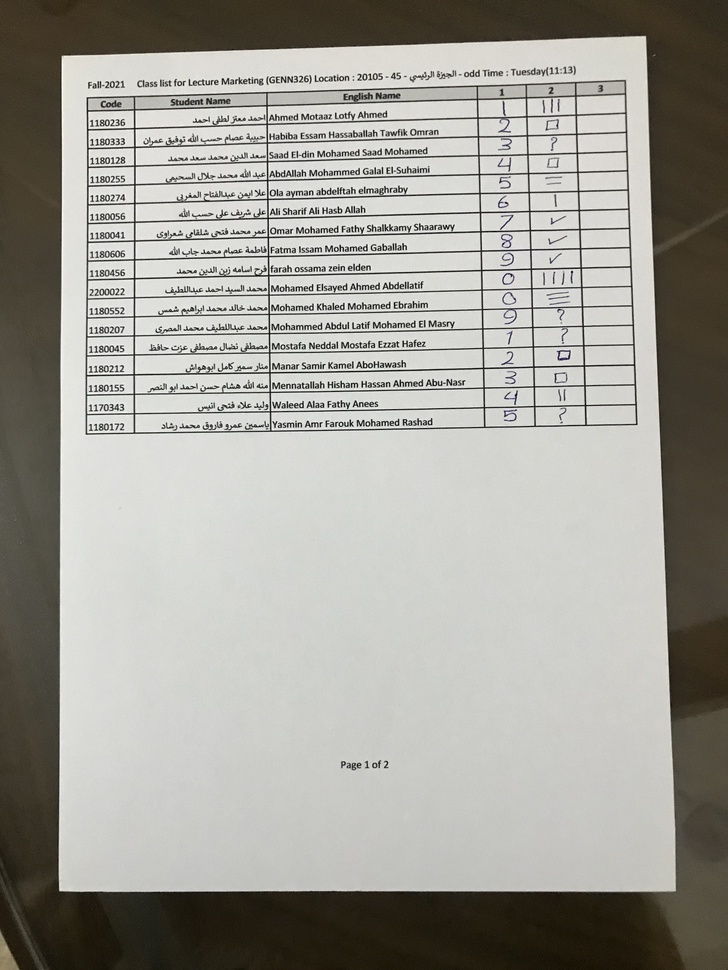
#> input picture grade sheet/1.jpg, 728 x 970 px, shrunk from 3024 x 4030 before the run
$ python -i Fix_Image_Orientation.py   (imports and definitions only)
#> lines starting #> are read from the running program, lines starting #| are printed output that depends on the picture; after the words box and inside, x2 and y2 are one past the last pixel; in counts of white or black regions, pixels touching at a corner belong together
#> further down, picture is the input picture: shape (970, 728, 3); mean B, G, R 152.7, 159.6, 161.2
import cv2
import numpy as np
from commonfunctions import *

def biggest_contour(contours):
    biggest = np.array([])
    biggest2 = np.array([])
    max_area = 0
    max_area2 = 0
    for i in contours:
        area = cv2.contourArea(i)
        peri = cv2.arcLength(i, True)
        approx = cv2.approxPolyDP(i, 0.1 * peri, True)
        if area > max_area and len(approx) == 4:
            biggest = approx
            max_area = area
    return biggest

def Image_Orientation(img_original):
    img =img_original.copy()
    gray = cv2.cvtColor(img, cv2.COLOR_BGR2GRAY)
    gray = cv2.bilateralFilter(gray, 20, 30, 30)

    edged = cv2.Canny(gray, 20, 120)
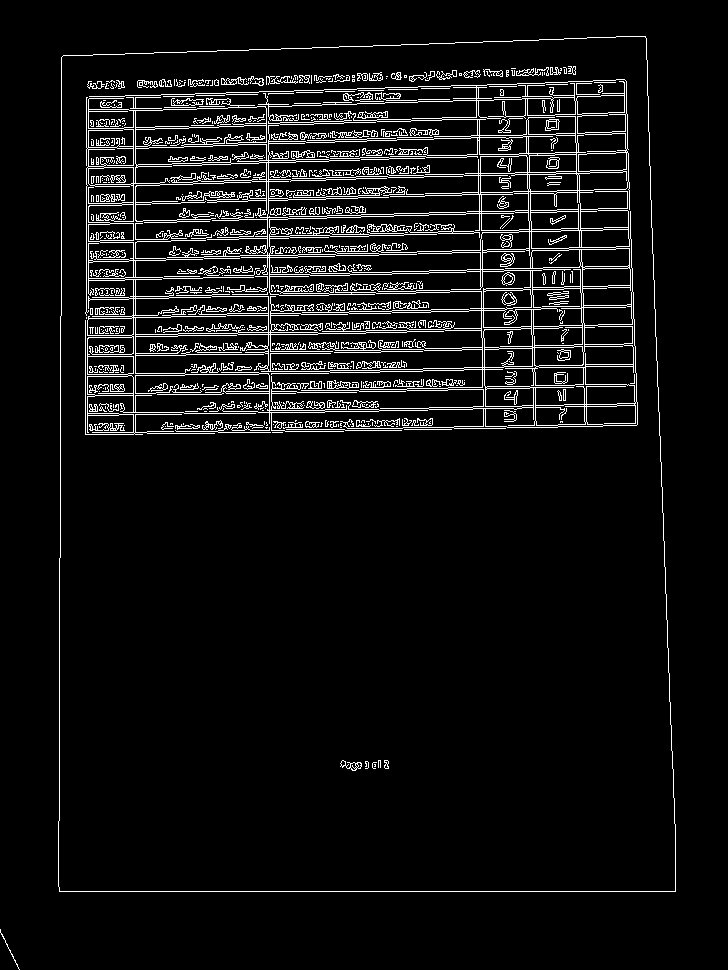
#> edged: shape (970, 728); 6.4% white in thin lines or dots, all inside (x1, y1, x2, y2) = (0, 36, 676, 970)
    edged = cv2.dilate(edged.copy(), None, 2)
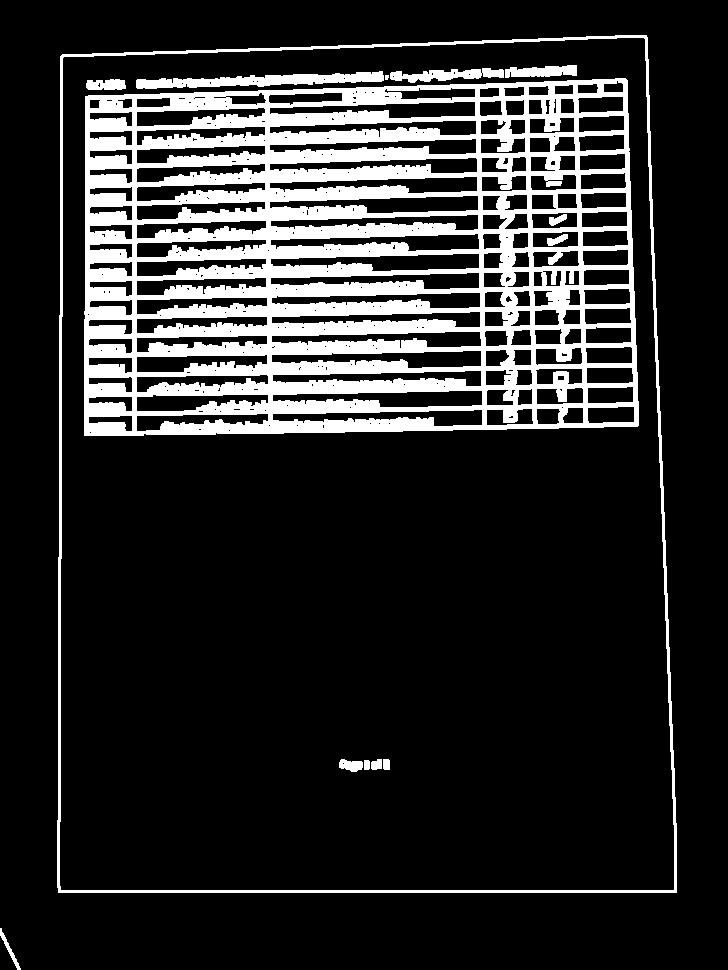
#> edged: shape (970, 728); 16.7% white; 14 white regions (1 under 20 px)

    contours, hierarchy = cv2.findContours(edged, cv2.RETR_TREE, cv2.CHAIN_APPROX_SIMPLE)
#> contours = 378 contours, 216 with area under 20; largest, box (x1, y1, x2, y2) and area: (57, 35, 677, 893) 510868, (59, 37, 675, 891) 504978, (84, 78, 639, 436) 188229, (270, 253, 480, 272) 2428, (272, 390, 483, 408) 2378

    contours = sorted(contours, key=cv2.contourArea, reverse=True)

    biggest = biggest_contour(contours[2:10])
#> the loop in biggest_contour, `for i in contours:` made 8 passes
#> (area, peri, biggest, max_area) on pass 1: (188229, 1801.9, [[627, 80], [85, 96], [84, 435], [637, 426]], 188229)
#> (area, peri, approx) on passes 2 to 7: (2428, 462.9, [[479, 254], [270, 263]]), (2378, 467.7, [[482, 391], [272, 400]]), (2345.5, 461.5, [[478, 196], [269, 207]]), (2294, 472.6, [[481, 351], [271, 361]]), (2110, 451.6, [[475, 102], [269, 113]]), (2098, 465.4, [[479, 239], [270, 244]])
#> after the loop in biggest_contour, `for i in contours:`: max_area = 188229
#> biggest = [[627, 80], [85, 96], [84, 435], [637, 426]]
    if(biggest.size!=8):
        biggest = biggest_contour(contours[0:1])

    points = biggest.reshape(4, 2)
#> points = [[627, 80], [85, 96], [84, 435], [637, 426]]


    #Biggest Contour Points
    points_sum = points.sum(axis=1)
#> points_sum = [707, 181, 519, 1063]

    top_left = points[np.argmin(points_sum)]
#> top_left = [85, 96]
    bottom_right = points[np.argmax(points_sum)]
#> bottom_right = [637, 426]

    points_diff = np.diff(points, axis=1)
#> points_diff = [-547, 11, 351, -211]
    top_right = points[np.argmin(points_diff)]
#> top_right = [627, 80]
    bottom_left = points[np.argmax(points_diff)]
#> bottom_left = [84, 435]


    #Image Dimensions
    bottom_width = np.sqrt(pow((bottom_right[0] - bottom_left[0]), 2) + (pow((bottom_right[1] - bottom_left[1]), 2)))
#> bottom_width = 553.1
    top_width = np.sqrt(pow((top_right[0] - top_left[0]), 2) + (pow((top_right[1] - top_left[1]), 2)))
#> top_width = 542.2
    right_height = np.sqrt(pow((top_right[0] - bottom_right[0]), 2) + (pow((top_right[1] - bottom_right[1]), 2)))
#> right_height = 346.1
    left_height = np.sqrt(pow((top_left[0] - bottom_left[0]), 2) + (pow((top_left[1] - bottom_left[1]), 2)))
#> left_height = 339


    # Output image size
    width = max(int(bottom_width), int(top_width))
#> width = 553
    height = max(int(right_height), int(left_height))
#> height = 346
    print(width)
#| 553
    print(height)
#| 346
    # Points with new Coordinates
    converted_points = np.float32([[0, 0], [width, 0], [0, height], [width, height]])
#> converted_points = [[0, 0], [553, 0], [0, 346], [553, 346]]

    # Warping
    arr = np.float32([top_left, top_right, bottom_left, bottom_right])
#> arr = [[85, 96], [627, 80], [84, 435], [637, 426]]
    matrix = cv2.getPerspectiveTransform(arr, converted_points)
#> matrix = [[1.05, 0.0031, -89.68], [0.031, 1.05, -103.5], [4.12e-05, 5.94e-05, 1]]
    img_output = cv2.warpPerspective(img_original, matrix, (width, height))
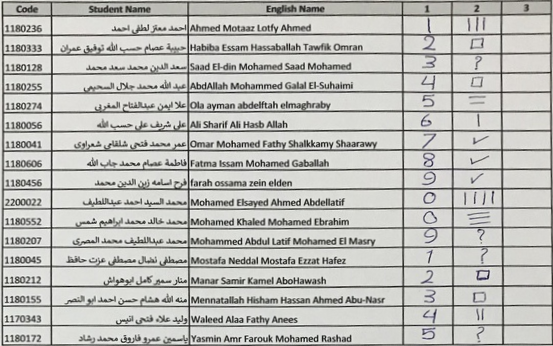
#> img_output: shape (346, 553, 3); mean B, G, R 185.3, 189.3, 189.3

    cv2.imwrite('Image_Orientation.jpg', img_output)
    return img_output

>>> import cv2
>>> picture = cv2.imread('../1.jpg')
>>> result = Image_Orientation(picture)

$ run again, on grade sheet/10.jpg
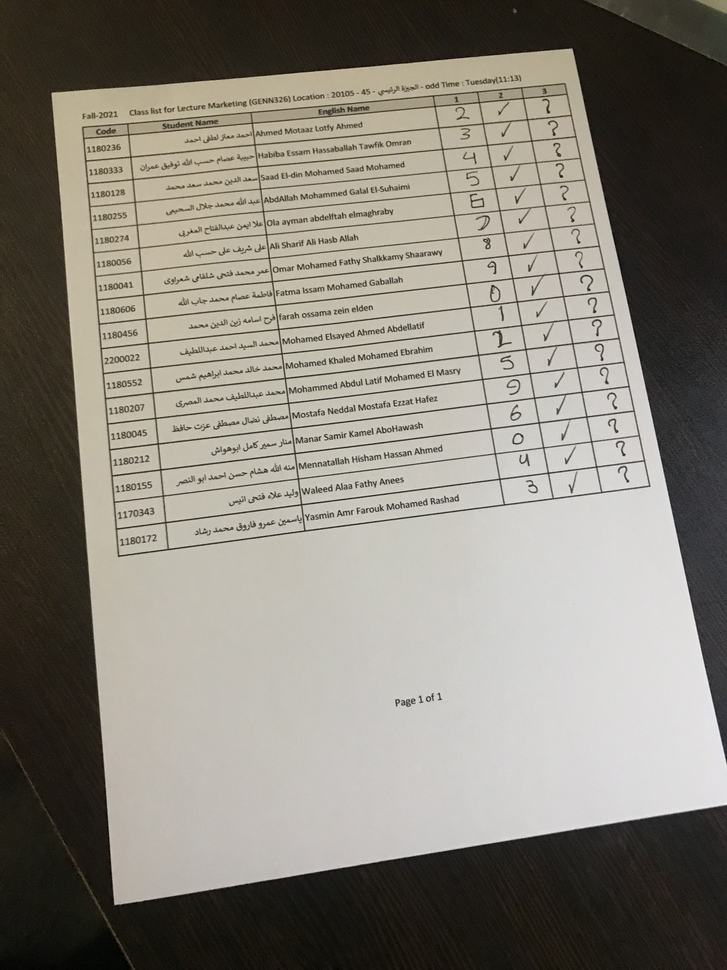
#> input picture grade sheet/10.jpg, 727 x 970 px, shrunk from 3024 x 4032 before the run
#> picture is the input picture: shape (970, 727, 3); mean B, G, R 121.9, 131.3, 135.7
#> in Image_Orientation, `edged = cv2.dilate(edged.copy(), None, 2)`:
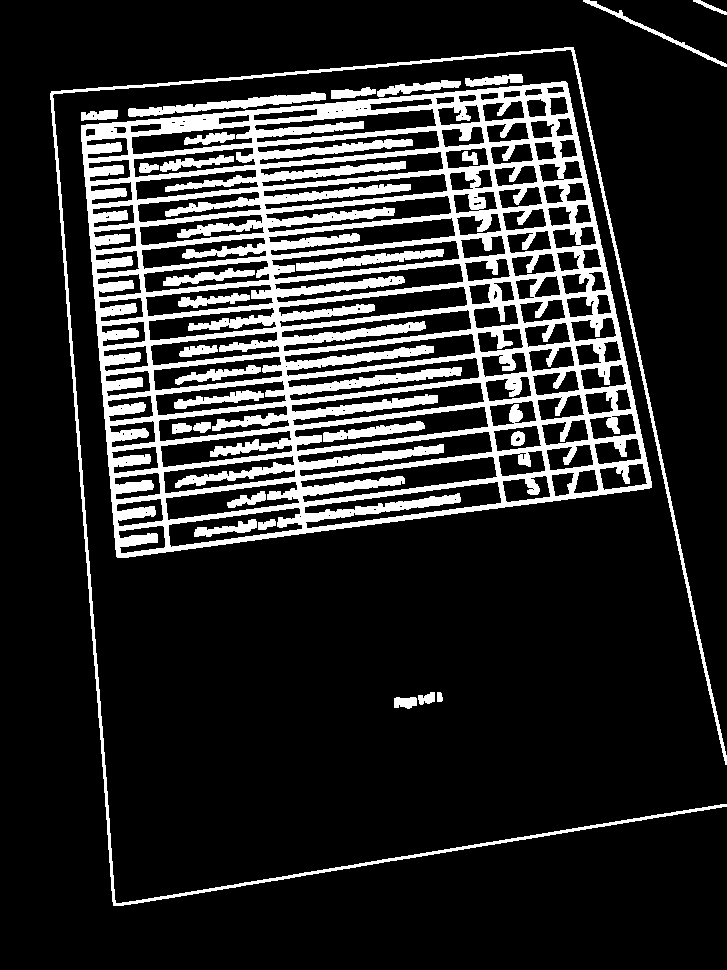
#> edged: shape (970, 727); 17.1% white; 29 white regions
#> contours = 255 contours, 92 with area under 20; largest, box (x1, y1, x2, y2) and area: (81, 81, 652, 558) 217589, (50, 47, 727, 906) 6038, (294, 406, 489, 452) 3868, (300, 456, 498, 503) 3428, (271, 240, 460, 280) 3428
#> the loop in biggest_contour, `for i in contours:` made 8 passes
#> (area, peri, approx) on passes 1 to 8: (3867.5, 495.9, [[485, 407], [296, 450]]), (3428.5, 679.3, [[497, 476], [300, 482]]), (3427.5, 465.8, [[459, 255], [271, 260]]), (3140.5, 804.8, [[498, 482], [306, 527]]), (3087.5, 644.4, [[467, 300], [278, 311]]), (3032, 758.7, [[490, 435], [299, 474]]), (2888, 763.1, [[484, 400], [291, 410]]), (2848.5, 621, [[455, 232], [268, 237]])
#> after the loop in biggest_contour, `for i in contours:`: biggest = empty array; max_area = 0
#> in Image_Orientation, `biggest = biggest_contour(contours[2:10])`: biggest = empty array
#> the loop in biggest_contour (call 2), `for i in contours:` made 1 pass
#> (area, peri, biggest, max_area) on pass 1: (217589, 1953.8, [[565, 81], [81, 125], [117, 557], [651, 487]], 217589)
#> in Image_Orientation, `biggest = biggest_contour(contours[0:1])`: biggest = [[565, 81], [81, 125], [117, 557], [651, 487]]
#> points_sum = [646, 206, 674, 1138]
#> top_left = [81, 125]
#> bottom_right = [651, 487]
#> points_diff = [-484, 44, 440, -164]
#> top_right = [565, 81]
#> bottom_left = [117, 557]
#> bottom_width = 538.6
#> top_width = 486
#> right_height = 415
#> left_height = 433.5
#> width = 538
#> height = 433
#| 538
#| 433
#> converted_points = [[0, 0], [538, 0], [0, 433], [538, 433]]
#> arr = [[81, 125], [565, 81], [117, 557], [651, 487]]
#> matrix = [[1.08, -0.0903, -76.53], [0.103, 1.14, -150.7], [-6.97e-05, 0.000274, 1]]
#> in Image_Orientation, `img_output = cv2.warpPerspective(img_original, matrix, (width, height))`:
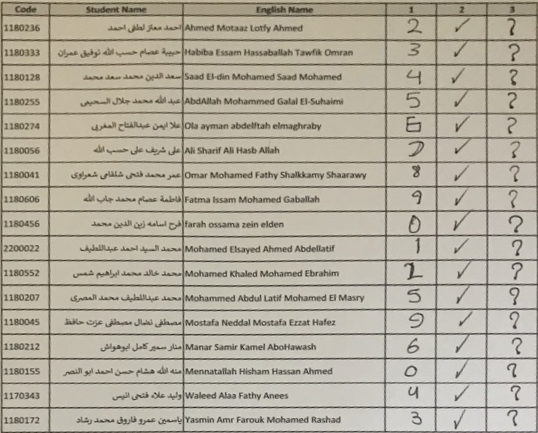
#> img_output: shape (433, 538, 3); mean B, G, R 157.2, 172.4, 178.4

$ run again, on grade sheet/11.jpg
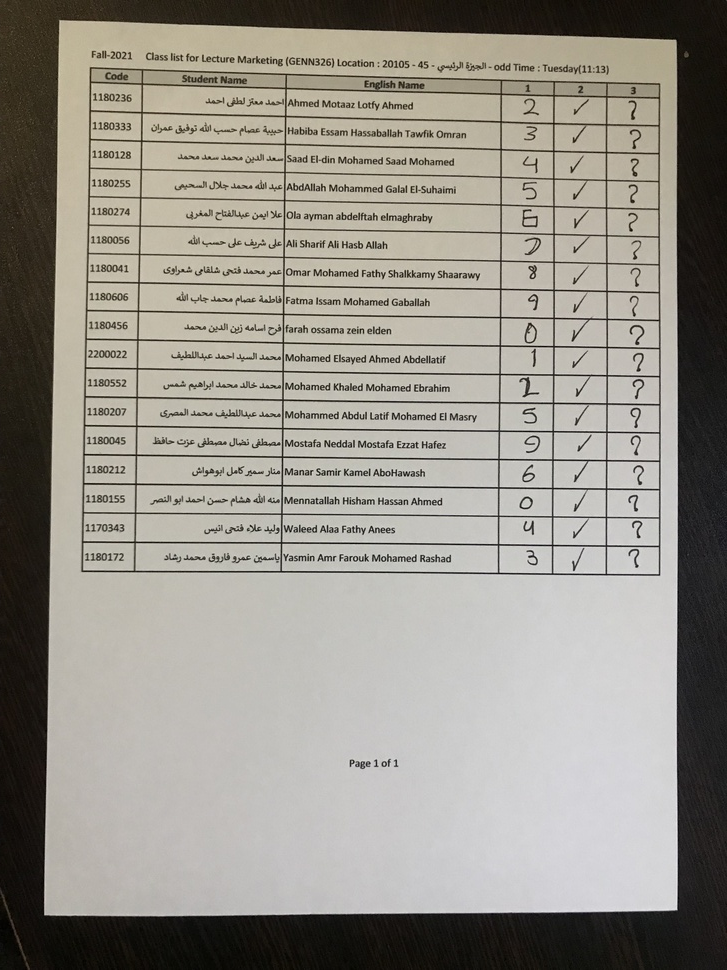
#> input picture grade sheet/11.jpg, 727 x 970 px, shrunk from 3024 x 4032 before the run
#> picture is the input picture: shape (970, 727, 3); mean B, G, R 138.7, 147.1, 150.9
#> in Image_Orientation, `edged = cv2.dilate(edged.copy(), None, 2)`:
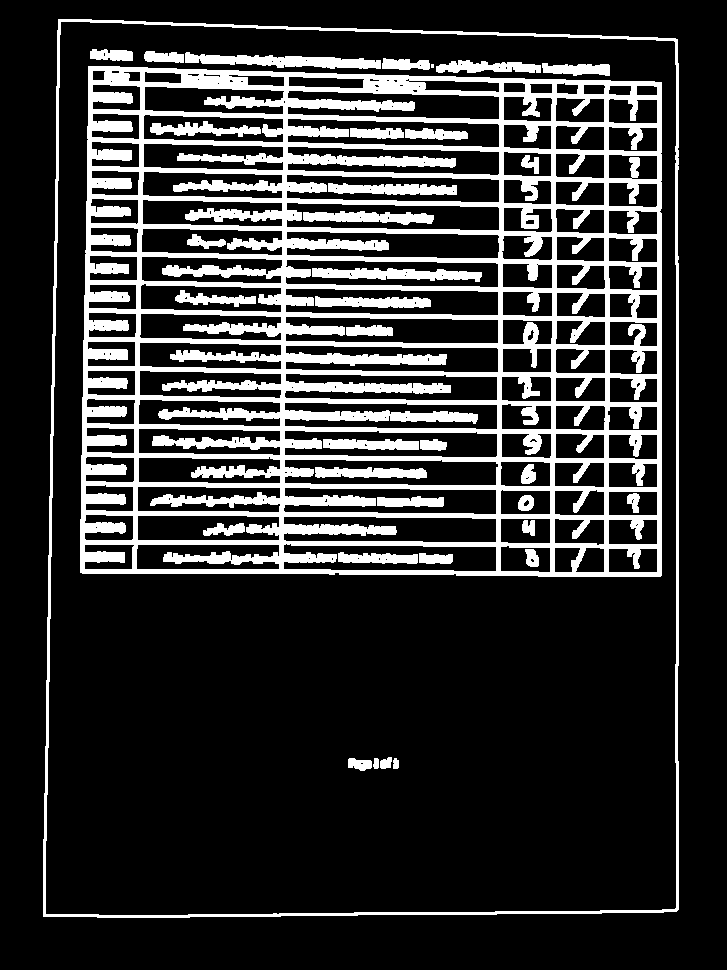
#> edged: shape (970, 727); 19.7% white; 36 white regions (1 under 20 px)
#> contours = 282 contours, 123 with area under 20; largest, box (x1, y1, x2, y2) and area: (43, 19, 679, 918) 556152, (45, 21, 677, 916) 549998, (80, 66, 662, 577) 288464, (286, 202, 500, 231) 5002, (285, 259, 499, 288) 5001
#> the loop in biggest_contour, `for i in contours:` made 8 passes
#> (area, peri, biggest, max_area) on pass 1: (288464, 2174.2, [[88, 66], [80, 572], [661, 575], [661, 82]], 288464)
#> after the loop in biggest_contour, `for i in contours:`: max_area = 288464
#> in Image_Orientation, `biggest = biggest_contour(contours[2:10])`: biggest = [[88, 66], [80, 572], [661, 575], [661, 82]]
#> points_sum = [154, 652, 1236, 743]
#> top_left = [88, 66]
#> bottom_right = [661, 575]
#> points_diff = [-22, 492, -86, -579]
#> top_right = [661, 82]
#> bottom_left = [80, 572]
#> bottom_width = 581
#> top_width = 573.2
#> right_height = 493
#> left_height = 506.1
#> width = 581
#> height = 506
#| 581
#| 506
#> converted_points = [[0, 0], [581, 0], [0, 506], [581, 506]]
#> arr = [[88, 66], [661, 82], [80, 572], [661, 575]]
#> matrix = [[0.985, 0.0156, -87.72], [-0.0282, 1.01, -64.26], [-4.56e-05, 2.68e-05, 1]]
#> in Image_Orientation, `img_output = cv2.warpPerspective(img_original, matrix, (width, height))`:
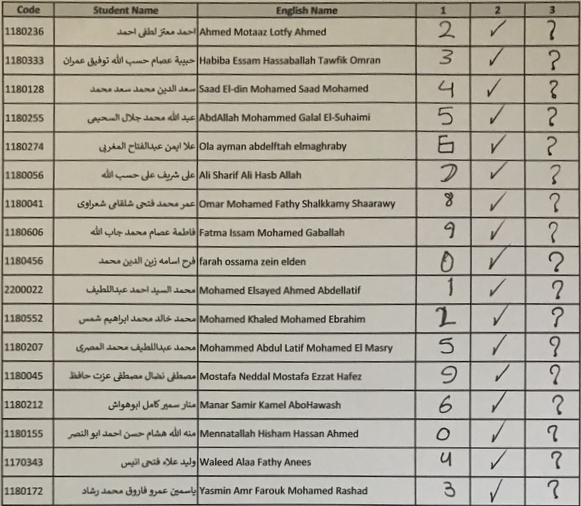
#> img_output: shape (506, 581, 3); mean B, G, R 155.9, 168.7, 173.6
